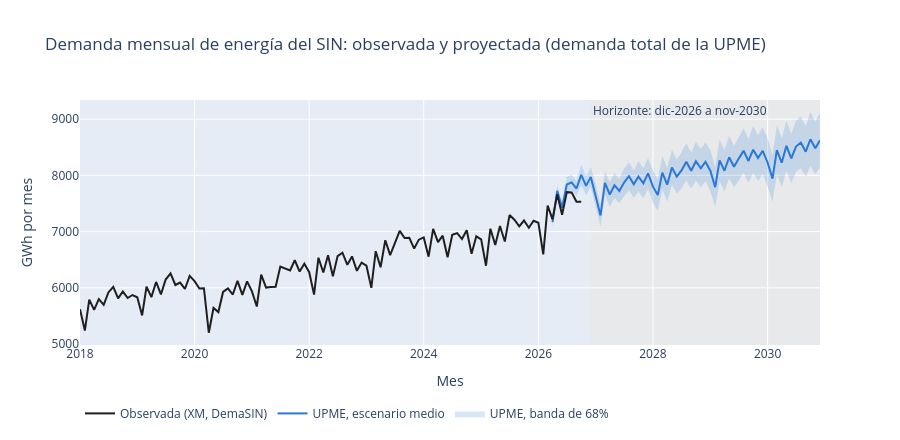

The notebook cell saved with this chart:
### Markdown cell above
### 4.1 La demanda: observada y proyectada

La demanda observada de XM desde 2018 y la proyección de la UPME para la demanda total, con su banda de 68%. El borde superior de la banda es la demanda del escenario de estrés.

### Code cell
obs = sistema[sistema["mes_completo"] & (sistema["mes"] >= "2018-01-01")]
upme = (demanda_upme.query("definicion == @DEFINICION and mes <= '2030-12-01'")
                    .pivot(index="mes", columns="escenario", values="energia_gwh"))
fig = go.Figure()
fig.add_trace(go.Scatter(x=upme.index, y=upme["ic68_sup"], line=dict(width=0), showlegend=False, hoverinfo="skip"))
fig.add_trace(go.Scatter(x=upme.index, y=upme["ic68_inf"], fill="tonexty", fillcolor="rgba(42,120,214,0.18)",
                         line=dict(width=0), name="UPME, banda de 68%"))
fig.add_trace(go.Scatter(x=upme.index, y=upme["medio"], name="UPME, escenario medio", line=dict(color="#2a78d6", width=2)))
fig.add_trace(go.Scatter(x=obs["mes"], y=obs["demanda_sin_gwh"], name="Observada (XM, DemaSIN)",
                         line=dict(color="#1f1f1f", width=2)))
fig.add_vrect(x0="2026-12-01", x1="2030-11-30", fillcolor="#e9e7e2", opacity=0.5, layer="below", line_width=0,
              annotation_text="Horizonte: dic-2026 a nov-2030", annotation_position="top left")
fig.update_layout(title="Demanda mensual de energía del SIN: observada y proyectada (demanda total de la UPME)",
                  xaxis_title="Mes", yaxis_title="GWh por mes", height=440, legend=LEYENDA, hovermode="x unified")
fig.show()
